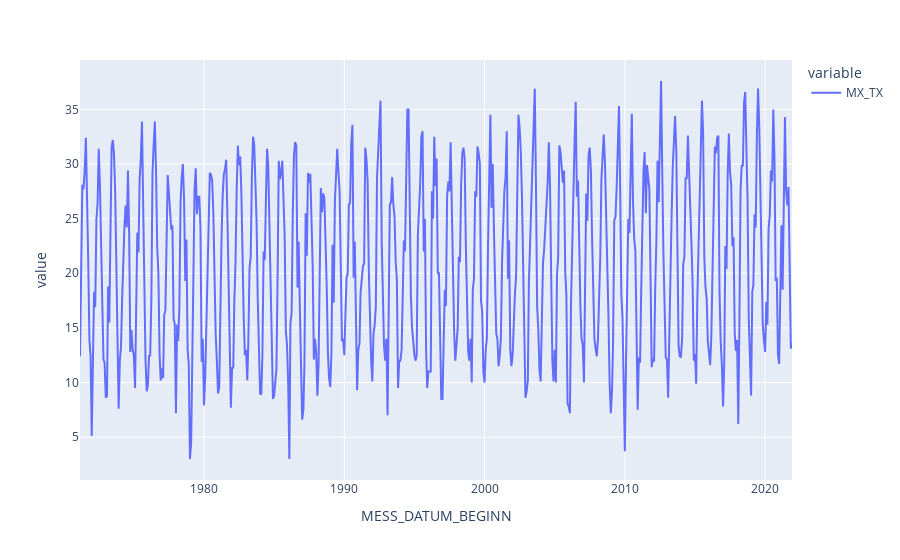

Notebook cell for this chart:
### Code cell
import plotly.express as px

# fig = px.line(df, x="year", y="lifeExp", title='Life expectancy in Canada')
px.line(df)

### Figure 1 — Plotly figure (JSON) as saved in the notebook; plotly's stock layout.template omitted (floating-point values rounded to 4 significant figures; data arrays with more than 128 entries replaced by an {"elided": "..."} marker saying what was removed)
{"data": [{"hovertemplate": "variable=MX_TX<br>MESS_DATUM_BEGINN=%{x}<br>value=%{y}<extra></extra>", "legendgroup": "MX_TX", "line": {"color": "#636efa", "dash": "solid"}, "marker": {"symbol": "circle"}, "mode": "lines", "name": "MX_TX", "orientation": "v", "showlegend": true, "type": "scatter", "x": {"elided": "609 str values"}, "xaxis": "x", "y": {"elided": "609 float values"}, "yaxis": "y"}], "layout": {"legend": {"title": {"text": "variable"}, "tracegroupgap": 0}, "margin": {"t": 60}, "xaxis": {"anchor": "y", "domain": [0, 1], "title": {"text": "MESS_DATUM_BEGINN"}}, "yaxis": {"anchor": "x", "domain": [0, 1], "title": {"text": "value"}}}}
